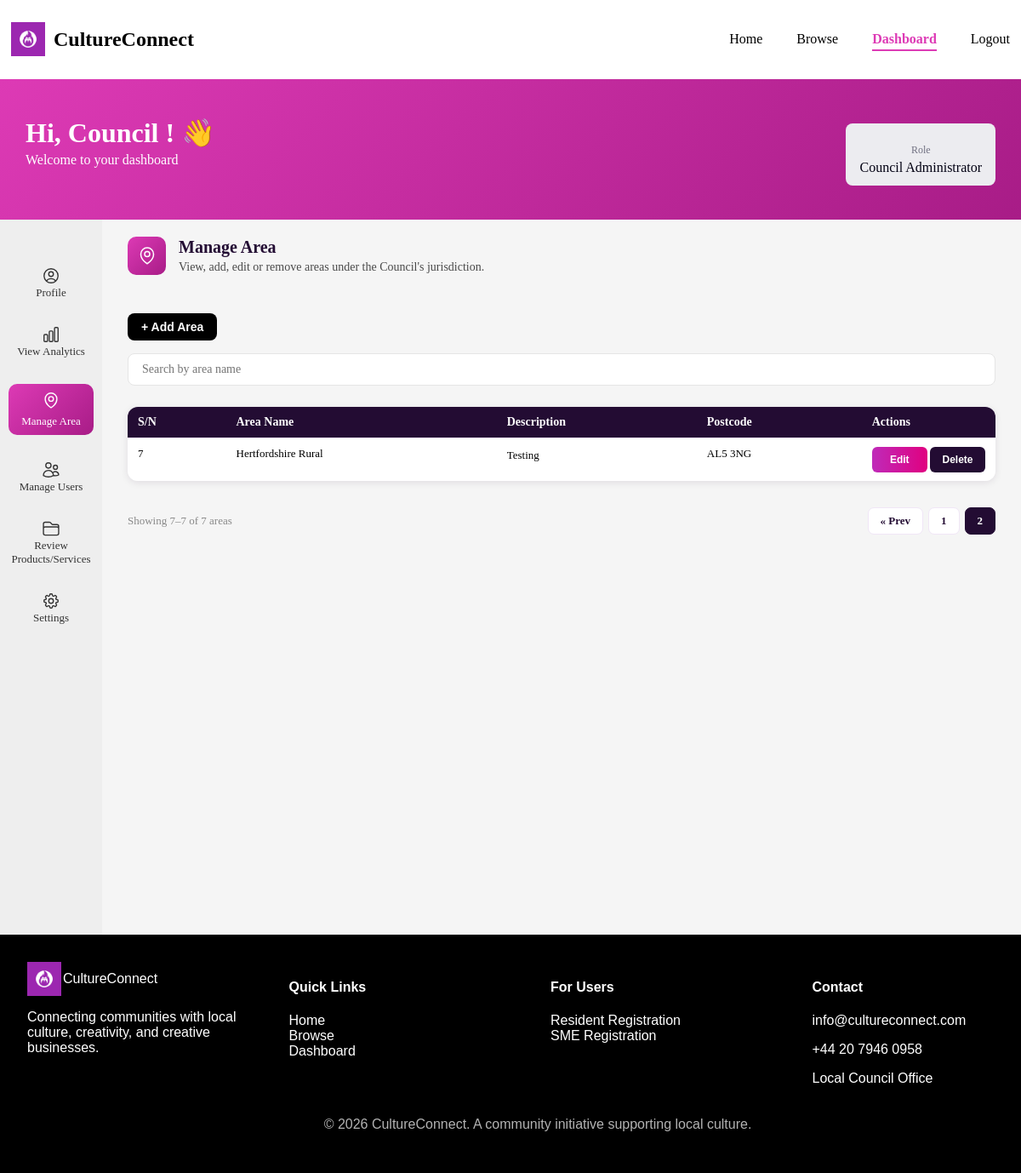
Before: /frontend/pages/dashboard.php?page=manage-area&area_page=2 (signed in) with the older database file.
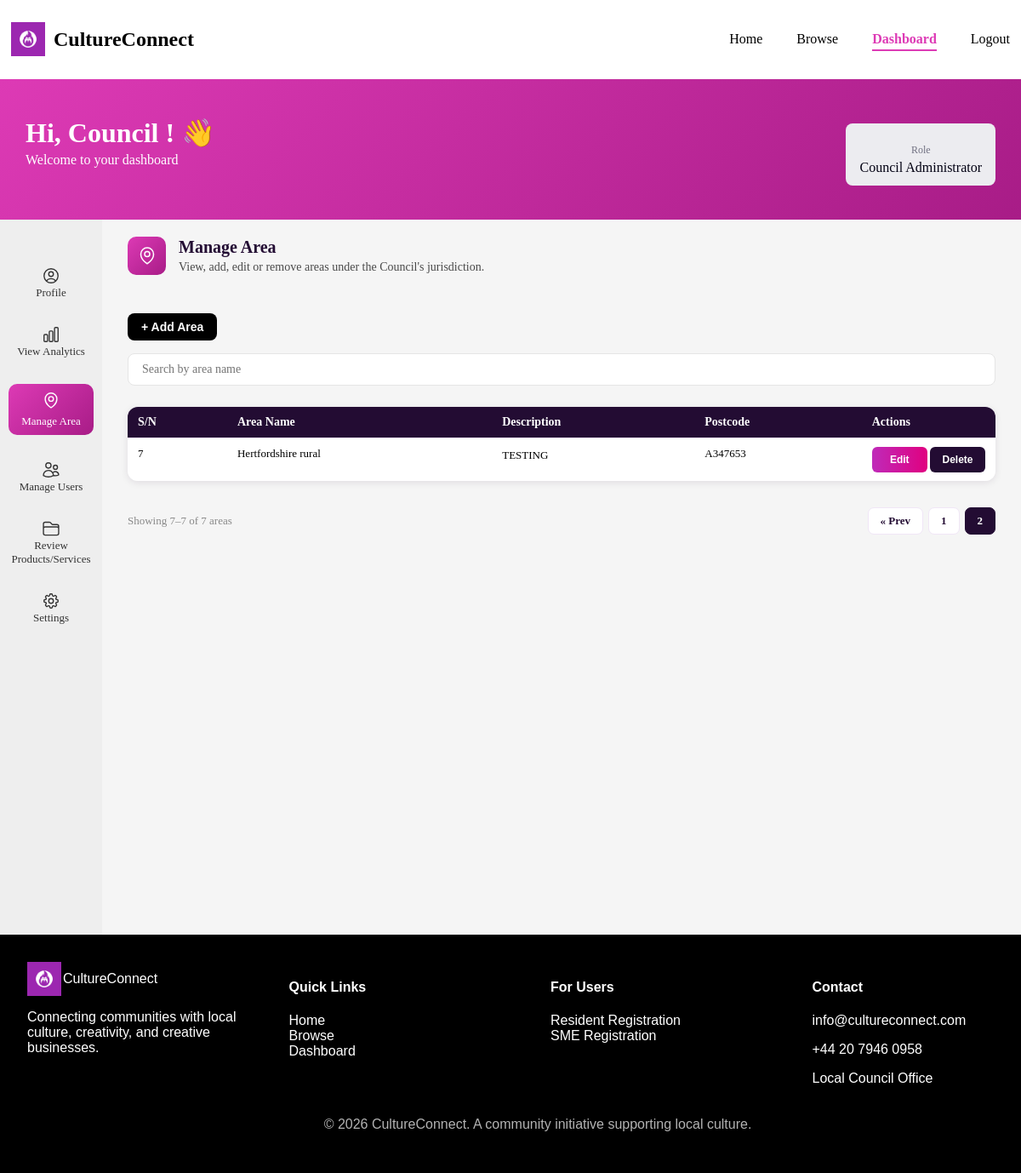
After: the same page with the newer database file.
### tables this page shows
CREATE TABLE `areas` (
  `area_id` int(11) NOT NULL,
  `area_name` varchar(100) NOT NULL,
  `description` text NOT NULL,
  `postcode` varchar(20) NOT NULL
);

### frontend/pages/manage-area.php (the view, shortened to what this page needs)
<?php
$areas_per_page = 6;
$area_page      = max(1, intval($_GET['area_page'] ?? 1));
$total_areas    = mysqli_fetch_assoc(mysqli_query($conn, "SELECT COUNT(*) AS n FROM areas"))['n'];
$total_pages    = max(1, ceil($total_areas / $areas_per_page));
$area_page      = min($area_page, $total_pages);
$offset         = ($area_page - 1) * $areas_per_page;
$areas          = mysqli_query($conn, "SELECT * FROM areas ORDER BY area_id ASC LIMIT $areas_per_page OFFSET $offset");
?>
<div class="manage-area-page">
    <?php
        include '../components/section_header.php';
    ?>
    <div class="manage-area-actions">
        <button id="area-add-trigger-btn" onclick="openAreaAddModal()">+ Add Area</button>
    </div>
    <div class="table-filters">
        <input type="text" id="area-search-input" placeholder="Search by area name" onkeyup="filterAreaTable()">
    </div>
    <div class="area-table-wrapper">
        <table class="area-table">
            <thead>
                <tr>
                    <th>S/N</th>
                    <th>Area Name</th>
                    <th>Description</th>
                    <th>Postcode</th>
                    <th>Actions</th>
                </tr>
            </thead>
            <tbody id="area-table-body">
                <?php $count = $offset + 1; while ($area = mysqli_fetch_assoc($areas)) : ?>
                <tr>
                    <td><?= $count++ ?></td>
                    <td><?= htmlspecialchars($area['area_name']) ?></td>
                    <td><?= htmlspecialchars($area['description']) ?></td>
                    <td><?= htmlspecialchars($area['postcode']) ?></td>
                    <td>
                        <button class="edit-btn" onclick="openAreaEditModal(
                            <?= $area['area_id'] ?>,
                            '<?= addslashes($area['area_name']) ?>',
                            '<?= addslashes($area['description']) ?>',
                            '<?= addslashes($area['postcode']) ?>'
                        )">Edit</button>
                        <button class="delete-btn" onclick="openAreaDeleteModal(
                            <?= $area['area_id'] ?>,
                            '<?= addslashes($area['area_name']) ?>'
                        )">Delete</button>
                    </td>
                </tr>
                <?php endwhile; ?>
            </tbody>
        </table>
    </div>
    <?php if ($total_pages > 1) : ?>
    <div class="area-pagination">
        <span class="area-page-info">
            Showing <?= $offset + 1 ?>–<?= min($offset + $areas_per_page, $total_areas) ?> of <?= $total_areas ?> areas
        </span>
        <div class="area-page-btns">
            <?php if ($area_page > 1) : ?>
            <a href="dashboard.php?page=manage-area&area_page=<?= $area_page - 1 ?>" class="area-page-btn">&laquo; Prev</a>
            <?php endif; ?>
            <?php for ($p = 1; $p <= $total_pages; $p++) : ?>
            <a href="dashboard.php?page=manage-area&area_page=<?= $p ?>"
               class="area-page-btn <?= $p === $area_page ? 'area-page-btn--active' : '' ?>"><?= $p ?></a>
            <?php endfor; ?>
        </div>
    </div>
    <?php endif; ?>
</div>

Changed rows visible on the page:
removed areas: area_name "Hertfordshire Rural", description "Testing", postcode "AL5 3NG"
added areas: area_name "Hertfordshire rural", description "TESTING", postcode "A347653"
